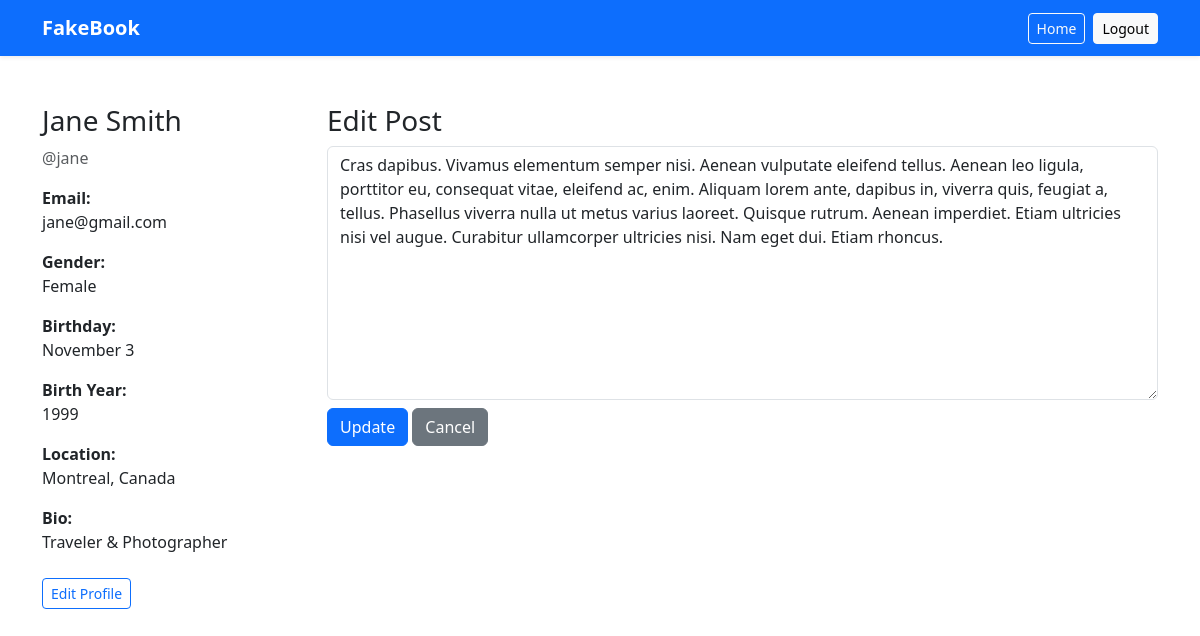
The page /index.php?action=edit&user_id=2&post_id=3 (signed in) on the database its author committed.
### tables this page shows
CREATE TABLE users (
    id INT AUTO_INCREMENT PRIMARY KEY,
    first_name VARCHAR(255) NOT NULL,
    last_name VARCHAR(255) NOT NULL,
    username VARCHAR(100) NOT NULL,
    email VARCHAR(100) NOT NULL,
    password VARCHAR(255) NOT NULL,
    gender ENUM('male', 'female') NOT NULL,
    birth_date DATE NOT NULL,
    location VARCHAR(100) NULL,
    bio TEXT NULL,
    profile_pic VARCHAR(255) NULL,
    created_at TIMESTAMP DEFAULT CURRENT_TIMESTAMP
);

CREATE TABLE posts (
    id INT AUTO_INCREMENT PRIMARY KEY,
    user_id INT NOT NULL,
    content TEXT NOT NULL,
    created_at TIMESTAMP DEFAULT CURRENT_TIMESTAMP,
    updated_at TIMESTAMP NULL,
    FOREIGN KEY (user_id) REFERENCES users(id) ON DELETE CASCADE
);

### src/controller/ProfileController.php (called while the page is built, shortened)
<?php
require_once __DIR__ . '/../model/User.php';
require_once __DIR__ . '/../model/Post.php';
class ProfileController{
    private $user;
    private $post;
    public function __construct() {
        $pdo = require __DIR__ . '/../../config/db.php';
        $this->user = new User($pdo);
        $this->post = new Post($pdo);
    }
    public function edit($post_id, $user_id){
        $user = $this->user->getUserById($user_id);
        $post = $this->post->getPostById($post_id);
        include __DIR__.'/../view/posts/edit.php';
    }
}
?>

### src/model/User.php (called while the page is built, shortened)
<?php
class User
{
    private $pdo;
    public function __construct($pdo)
    {
        $this->pdo = $pdo;
    }
    public function getUserById($id)
    {
        $stmt = $this->pdo->prepare("SELECT * FROM users where id=?");
        $stmt->execute([$id]);
        return $stmt->fetch();
    }
}
?>

### src/model/Post.php (called while the page is built, shortened)
<?php
    class Post{
        private $pdo;
        public function __construct($pdo){
            $this->pdo = $pdo;
        }
        public function getPostById($id){
            $stmt = $this->pdo->prepare("SELECT * FROM posts where id=?");
            $stmt-> execute([$id]);
            return $stmt->fetch();
        }
    }
?>

### src/view/posts/edit.php (the view, shortened to what this page needs)
<?php include __DIR__.'/../layouts/header.php'; ?>
<div class="row">
    <?php include __DIR__.'/../layouts/profile-sidebar.php'; ?>
    <div class="col-md-9">
        <h3>Edit Post</h3>
        <form method="POST" action="index.php?action=update&user_id=<?= $user['id'] ?>&post_id=<?= $post['id'] ?>" class="mb-4">
            <textarea name="content" class="form-control mb-2" rows="10" required><?= htmlspecialchars($post['content']) ?></textarea>
            <button type="submit" value="Submit" class="btn btn-primary">Update</button>
            <a href="index.php?controller=profile&action=index" class="btn btn-secondary">Cancel</a>
        </form>
    </div>
</div>
 <?php include __DIR__.'/../layouts/footer.php'; ?>

### src/view/layouts/profile-sidebar.php (shortened to what this page needs)
<div class="col-md-3">
    <h3><?= htmlspecialchars($user['first_name'] . ' ' . $user['last_name']) ?></h3>
    <p class="text-muted">@<?= htmlspecialchars($user['username']) ?></p>
    <p><strong>Email:</strong><br><?= htmlspecialchars($user['email']) ?></p>
    <p><strong>Gender:</strong><br><?= htmlspecialchars(ucfirst($user['gender'])) ?></p>
    <?php if ($user['birth_date']): ?>
        <p><strong>Birthday:</strong><br><?= date('F j', strtotime($user['birth_date'])) ?></p>
        <p><strong>Birth Year:</strong><br><?= date('Y', strtotime($user['birth_date'])) ?></p>
    <?php else: ?>
        <p><strong>Birth Date:</strong> -</p>
    <?php endif; ?>
    <p><strong>Location:</strong><br><?= htmlspecialchars($user['location']) ?></p>
    <p><strong>Bio:</strong><br><?= nl2br(htmlspecialchars($user['bio'])) ?></p>
    <a href="index.php?action=edit_profile&user_id=<?= $user['id'] ?>" class="btn btn-sm btn-outline-primary mt-2">
        Edit Profile
    </a>
</div>

### rows shown on the page
users: first_name+last_name "Jane Smith", username "jane", email "jane@gmail.com", gender "Female", birth_date "November 3", birth_date "1999", location "Montreal, Canada", bio "Traveler & Photographer"
posts: content "Cras dapibus. Vivamus elementum semper nisi. Aenean vulputate eleifend tellus. Aenean leo ligula, porttitor eu, consequat vitae, eleifend ac, enim. Aliquam lorem ante, dapibus in, viverra quis, feugiat a, tellus. Phasellus viverra nulla ut metus varius laoreet. Quisque rutrum. Aenean imperdiet. Etiam ultricies nisi vel augue. Curabitur ullamcorper ultricies nisi. Nam eget dui. Etiam rhoncus."
